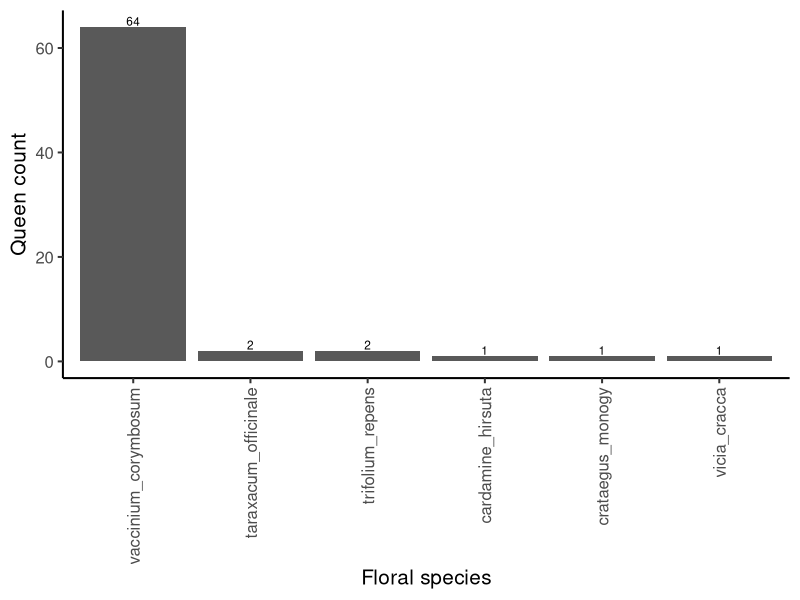
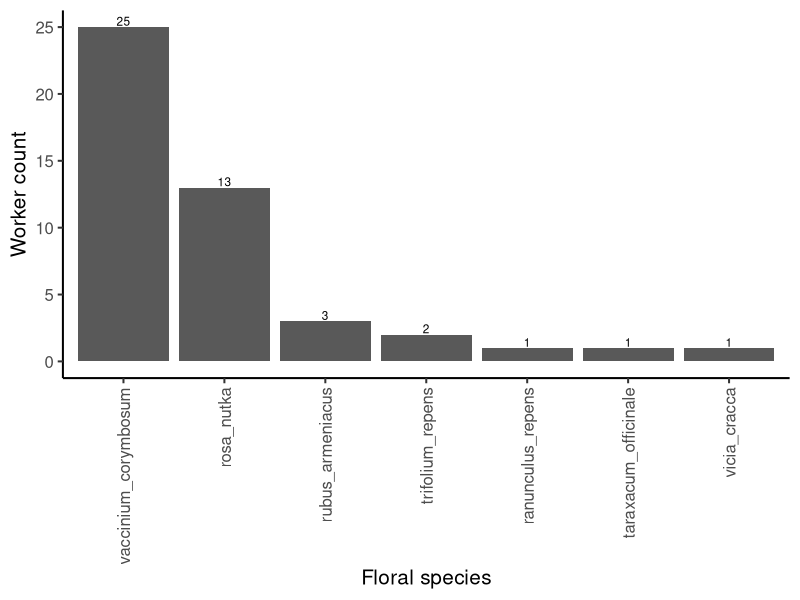
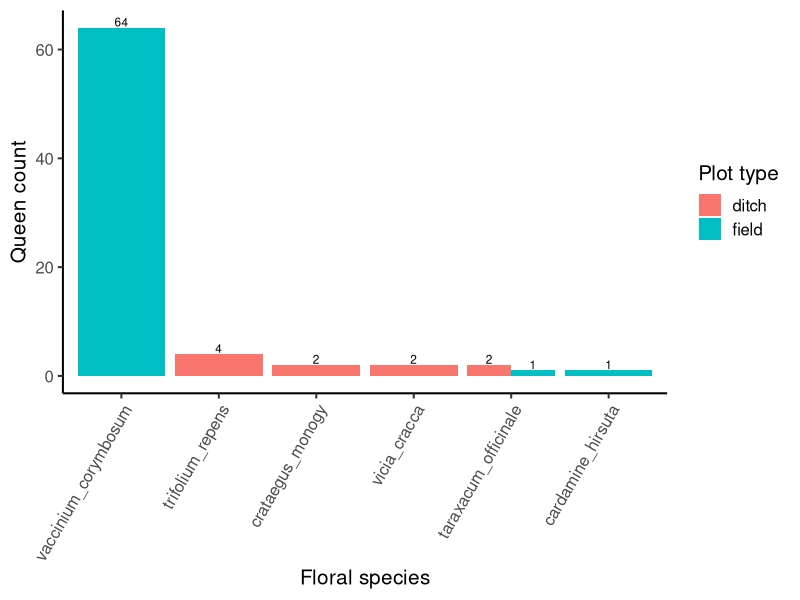
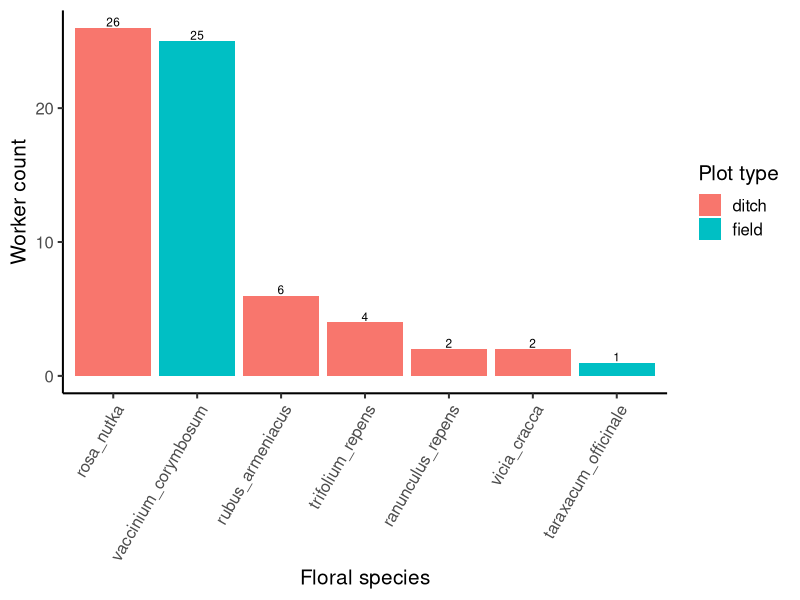
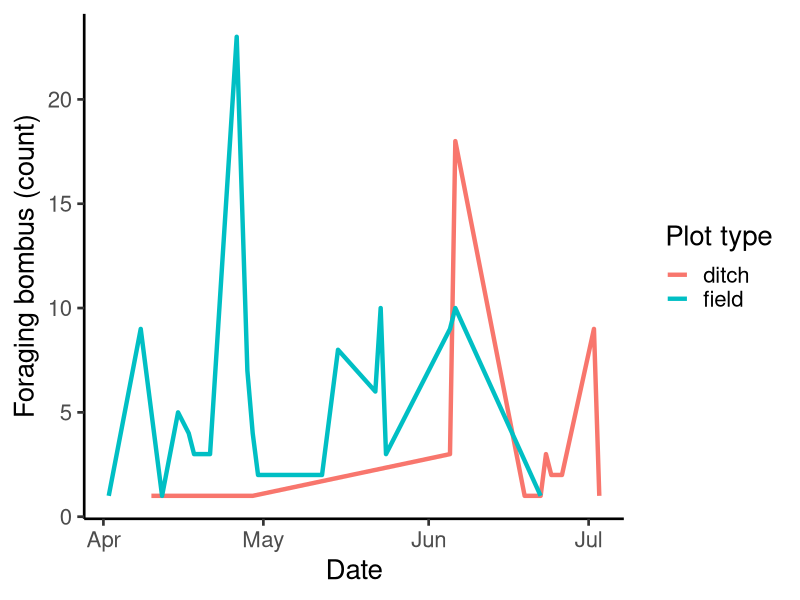
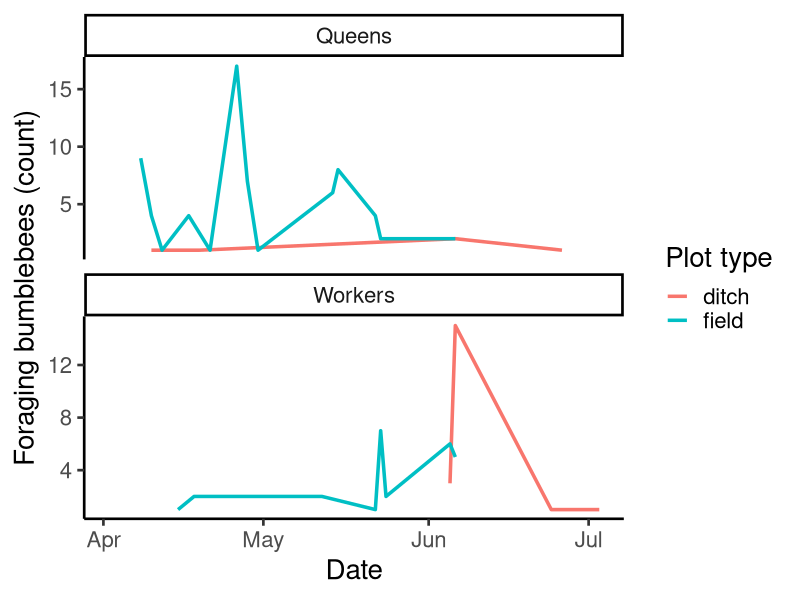
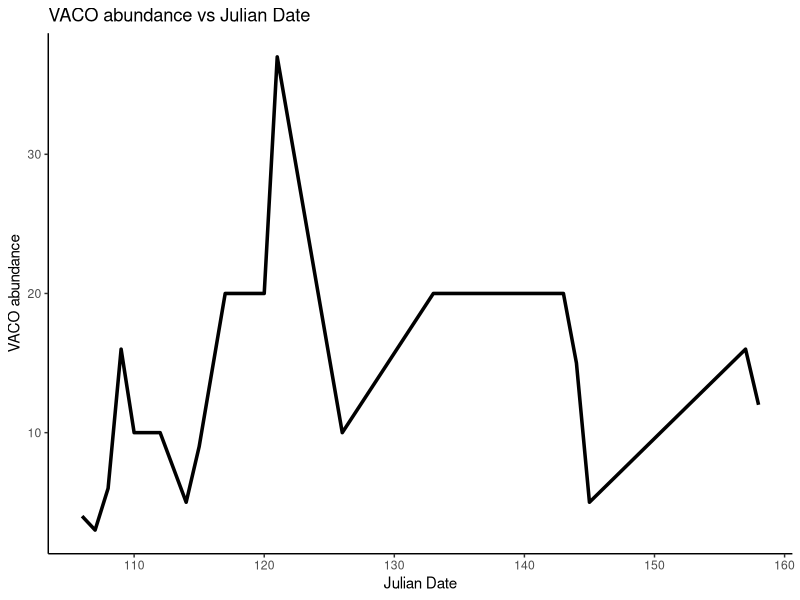
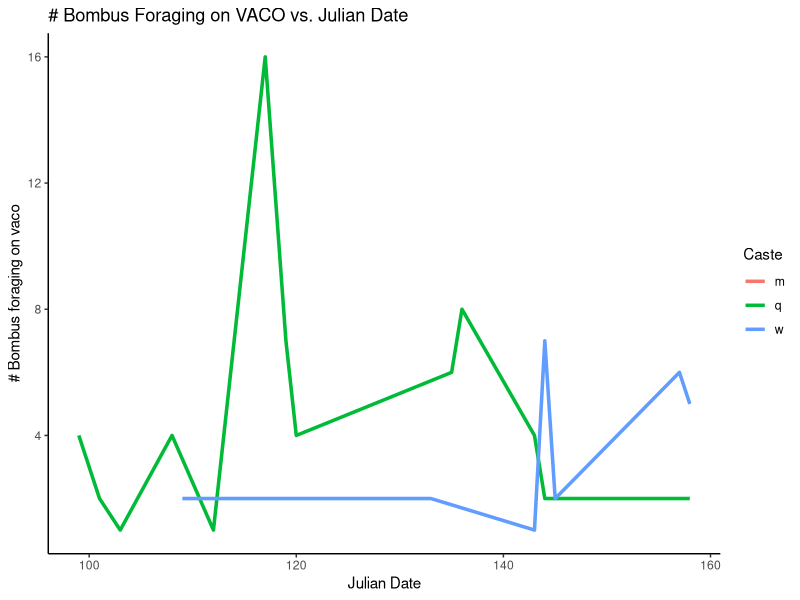

The R script that drew these images, in order:
## ---- chunk 1
knitr::opts_chunk$set(echo = TRUE)
knitr::opts_knit$set(root.dir = "~/Library/CloudStorage/OneDrive-UBC/MSc/12_analysis/rodent-bee-blueberry")
## ---- chunk 2
#load packages
library(ggplot2) #for plots
library(dplyr) #for working with dataframes
library(tidyr) #for working with datasets
library(lme4) #for mixed effects models
library(ggpubr) #for adding significance asterisks to graph
library(stringr)
library(lubridate)

#read in data
data <- read.csv("06_cleandata/combined_plot_data.csv")
rodent <- read.csv("06_cleandata/rodent_clean.csv")

#change character columns to factors
data <- data %>%
   mutate(
     site_id = as.factor(site_id),
     round = as.factor(round),
     plot_id = as.factor(plot_id),
     bee_date = as.Date(bee_date),
     area = as.factor(area))

#add column for ditch vs field
##in overall data
data <- data %>%
  mutate(field_ditch = case_when(
    str_detect(plot_id, "p1|p2") ~ "field",
    str_detect(plot_id, "d") ~ "ditch",
    TRUE ~ NA_character_
  ))

##in rodent data
rodent <- rodent %>%
  mutate(field_ditch = case_when(
    str_detect(plot_id, "p1|p2") ~ "field",
    str_detect(plot_id, "d") ~ "ditch",
    TRUE ~ NA_character_
  ))
## ---- chunk 3
bee <- read.csv("06_cleandata/bee_clean.csv")
##add ditch vs field column
bee <- bee %>%
  mutate(field_ditch = case_when(
    str_detect(plot_id, "p1|p2") ~ "field",
    str_detect(plot_id, "d") ~ "ditch",
    TRUE ~ NA_character_
  ))

#remove observations of bees foraging VACO along the ditch (where VACO branches from the field extended into the ditch plot)
bee <- filter(bee, !(flower_code == "vaco" & field_ditch == "ditch"))

#add column for julian date
bee$julian.date <- yday(bee$date)

#filter to queens and workers
queens <- bee %>%
  filter(caste == "q", flower_species != "" & !is.na(flower_species))
workers <- bee %>%
  filter(caste == "w", flower_species != "" & !is.na(flower_species))

## ---- chunk 4
queens %>%
  count(flower_species, name = "count") %>%
  mutate(flower_species = reorder(flower_species, -count)) %>%
  ggplot(aes(flower_species, count)) +
  geom_bar(stat = "identity") +
  geom_text(aes(label = count), vjust = -0.15, size = 3) +
  theme_classic(base_size = 15) +
  xlab("Floral species") +
  ylab("Queen count") +
  theme(axis.text.x = element_text(angle = 90, vjust = 0.5, hjust = 1))
## ---- chunk 5
workers %>%
  count(flower_species, name = "count") %>%
  mutate(flower_species = reorder(flower_species, -count)) %>%
  ggplot(aes(flower_species, count)) +
  geom_bar(stat = "identity") +
  geom_text(aes(label = count), vjust = -0.15, size = 3) +
  theme_classic(base_size = 15) +
  xlab("Floral species") +
  ylab("Worker count") +
  theme(axis.text.x = element_text(angle = 90, vjust = 0.5, hjust = 1))
## ---- chunk 6
queens %>%
  count(flower_species, field_ditch, name = "count") %>%
  mutate(adjusted_count = case_when( ##adjust count for sampling effort (2x as many field plots as ditch plots)
    field_ditch == "field" ~ count * 1,
    field_ditch == "ditch" ~ count * 2
  )) %>%
  mutate(flower_species = reorder(flower_species, -adjusted_count)) %>%
  ggplot(aes(flower_species, adjusted_count, fill = field_ditch)) +
  geom_bar(stat = "identity", position = "dodge") +
  geom_text(aes(label = adjusted_count), 
            position = position_dodge(width = 0.9),
            vjust = -0.15, 
            size = 3) +
  theme_classic(base_size = 15) +
  labs(
    x = "Floral species",
    y = "Queen count",
    fill = "Plot type"
  ) +
  theme(axis.text.x = element_text(angle = 60, hjust = 1))
## ---- chunk 7
workers %>%
  count(flower_species, field_ditch, name = "count") %>%
  mutate(adjusted_count = case_when( ##adjust count for sampling effort (2x as many field plots as ditch plots)
    field_ditch == "field" ~ count * 1,
    field_ditch == "ditch" ~ count * 2
  )) %>%
  mutate(flower_species = reorder(flower_species, -adjusted_count)) %>%
  ggplot(aes(flower_species, adjusted_count, fill = field_ditch)) +
  geom_bar(stat = "identity", position = "dodge") +
  geom_text(aes(label = adjusted_count), 
            position = position_dodge(width = 0.9),
            vjust = -0.15, 
            size = 3) +
  theme_classic(base_size = 15) +
  labs(
    x = "Floral species",
    y = "Worker count",
    fill = "Plot type"
  ) +
  theme(axis.text.x = element_text(angle = 60, hjust = 1))
## ---- chunk 8

# Step 1: Filter and summarize data
foraging_summary <- bee %>%
  filter(behaviour == "foraging") %>%
  count(julian.date, field_ditch, name = "n_foraging")

#convert x-axis to actual dates
## Convert scaled values back to dates
foraging_summary <- foraging_summary %>%
  mutate(
    # Convert Day of Year to an actual Date object (using 2024 as a reference year)
    date_formatted = as.Date(round(julian.date) - 1, origin = "2024-01-01")
  )


# Step 2: Plot
ggplot(foraging_summary, aes(x = date_formatted, y = n_foraging, color = field_ditch)) +
  geom_line(size = 1.5) +
  scale_x_date(limits = c(as.Date("2024-04-02"), as.Date("2024-07-03")),
               date_breaks = "1 month", 
               date_labels = "%b") +
  labs(
    x = "Date",
    y = "Foraging bombus (count)",
    color = "Plot type"
  ) +
  theme_classic(base_size = 20)
## ---- chunk 9
# Step 1: Filter and summarize data
foraging_caste_summary <- bee %>%
  filter(behaviour == "foraging") %>%
  filter(caste != "" & caste != "m")%>%
  count(julian.date, caste, field_ditch, name = "n_foraging") 

#convert x-axis to actual dates
## Convert scaled values back to dates
foraging_caste_summary <- foraging_caste_summary %>%
  mutate(
    # Convert Day of Year to an actual Date object (using 2024 as a reference year)
    date_formatted = as.Date(round(julian.date) - 1, origin = "2024-01-01")
  )

# Step 2: Plot
ggplot(foraging_caste_summary, aes(x = date_formatted, y = n_foraging, color = field_ditch)) +
  geom_line(size = 1.2) +
  facet_wrap(~ caste, ncol = 1, scales = "free_y", labeller = as_labeller(c("w" = "Workers", "q" = "Queens"))) +
  scale_x_date(limits = c(as.Date("2024-04-02"), as.Date("2024-07-03")),
               date_breaks = "1 month", 
               date_labels = "%b") +
  labs(
    x = "Date",
    y = "Foraging bumblebees (count)",
    color = "Plot type"
  ) +
  theme_classic(base_size = 20)
## ---- chunk 10
#load data
floral <- read.csv("06_cleandata/floral_clean.csv")

#add column for julian date
floral$julian.date <- yday(floral$date)

# Step 1: Filter and summarize data
vaco_summary <- floral %>%
  filter(flower_code == "vaco") %>%
  group_by(julian.date) %>%
  summarise(vaco_abun = sum(abundance), .groups = "drop") 

# Step 2: Plot
ggplot(vaco_summary, aes(x = julian.date, y = vaco_abun)) +
  geom_line(size = 1.2) +
  labs(
    title = "VACO abundance vs Julian Date",
    x = "Julian Date",
    y =  "VACO abundance"
  ) +
  theme_classic()
## ---- chunk 11
# Step 1: Filter and summarize data
vacoforaging_caste_summary <- bee %>%
  filter(behaviour == "foraging") %>%
  filter(flower_code == "vaco") %>%
  filter(caste != "")%>%
  count(julian.date, caste, name = "n_foraging_vaco")

# Step 2: Plot
ggplot(vacoforaging_caste_summary, aes(x = julian.date, y = n_foraging_vaco, color = caste)) +
  geom_line(size = 1.2) +
  labs(
    title = "# Bombus Foraging on VACO vs. Julian Date",
    x = "Julian Date",
    y = "# Bombus foraging on vaco",
    color = "Caste"
  ) +
  theme_classic()
## ---- chunk 12
# Step 1: Filter and summarize data
vacoforaging_caste_summary <- bee %>%
  filter(behaviour == "foraging") %>%
  filter(flower_code == "vaco") %>%
  filter(caste != "" & caste != "m")%>%
  count(caste, name = "n_foraging_vaco")

# Step 2: Plot
ggplot(vacoforaging_caste_summary, aes(x = caste, y = n_foraging_vaco)) +
  geom_bar(stat = "identity") +
  scale_x_discrete(labels = c("w" = "Workers", "q" = "Queens")) +
  labs(
    x = "Caste",
    y = "Bombus foraging on blueberry\n(count)"
  ) +
  theme_classic(base_size = 20)
## ---- chunk 13
#load bee data
bee <- read.csv("06_cleandata/bee_clean.csv")

#add column for ditch vs field
bee <- bee %>%
  mutate(field_ditch = case_when(
    str_detect(plot_id, "p1|p2") ~ "field",
    str_detect(plot_id, "d") ~ "ditch",
    TRUE ~ NA_character_
  ))

##counts per caste
bee_count_summary <- bee %>%
  #change blanks to unknown
  mutate(caste = ifelse(caste == "" , "unknown", caste)) %>%
  # Group by species and caste
  group_by(caste) %>%
  summarise(n = n(), .groups = "drop") %>%
  # Add a total row
  bind_rows(tibble(caste = "overall", n = sum(.$n)))

##counts per plot type 
bee_count_summary_plot <- bee %>%
  # Group by plot type 
  group_by(field_ditch) %>%
  summarise(n = n(), .groups = "drop") %>%
  # Add a total row
  bind_rows(tibble(field_ditch = "overall", n = sum(.$n)))
  
#number of species
bee_species_summary <- bee %>%
  #change blanks to unknown
  mutate(caste = ifelse(caste == "" , "unknown", caste)) %>%
  mutate(bee_species = ifelse(bee_species == "" , "unknown", bee_species)) %>%
  # Group by species and caste
  group_by(bee_species, caste) %>%
  summarise(n = n(), .groups = "drop") %>%
  # Pivot caste levels into columns
  pivot_wider(
    names_from = caste,
    values_from = n,
    values_fill = 0  # fill missing combinations with 0
  ) %>%
  # Add a total count column
  mutate(n_overall = rowSums(across(-bee_species)))

#number of species per plot type
bee_species_summary_plot <- bee %>%
  #change blanks to unknown
  mutate(bee_species = ifelse(bee_species == "" , "unknown", bee_species)) %>%
  # Group by species and caste
  group_by(bee_species, field_ditch) %>%
  summarise(n = n(), .groups = "drop") %>%
  # Pivot caste levels into columns
  pivot_wider(
    names_from = field_ditch,
    values_from = n,
    values_fill = 0  # fill missing combinations with 0
  ) %>%
  # Add a total count column
  mutate(n_overall = rowSums(across(-bee_species)))

## ---- chunk 14
#load bee data
rodent <- read.csv("06_cleandata/rodent_clean.csv")

#number of individuals
total_rodent <- count(rodent) ##1037 across all sites
#average per plot
rodent_plot_summary <- rodent %>%
  # Group by plot and site
  group_by(site_id, plot_id) %>%
  summarise(n = n(), .groups = "drop") %>%
  # Pivot caste levels into columns
  pivot_wider(
    names_from = site_id,
    values_from = n,
    values_fill = 0  # fill missing combinations with 0
  )
## ---- chunk 15
floral <- read.csv("06_cleandata/floral_clean.csv")

beefloral <- read.csv("06_cleandata/useful_flowers.csv")

floral_bombus <- floral %>%
  filter(flower_species %in% beefloral$flower_species |
           str_detect(flower_species, "brassica_") |
           str_detect(flower_species, "rhododendron_") |
           str_detect(flower_species, "rorippa_") |
           str_detect(flower_species, "rubus_") |
           str_detect(flower_species, "rosa_") |
           str_detect(flower_species, "calystegia_") |
           str_detect(flower_species, "prunus_") |
           str_detect(flower_species, "phacelia_") 
  )

#count number of floral species:
length(unique(floral_bombus$flower_species)) ##53
